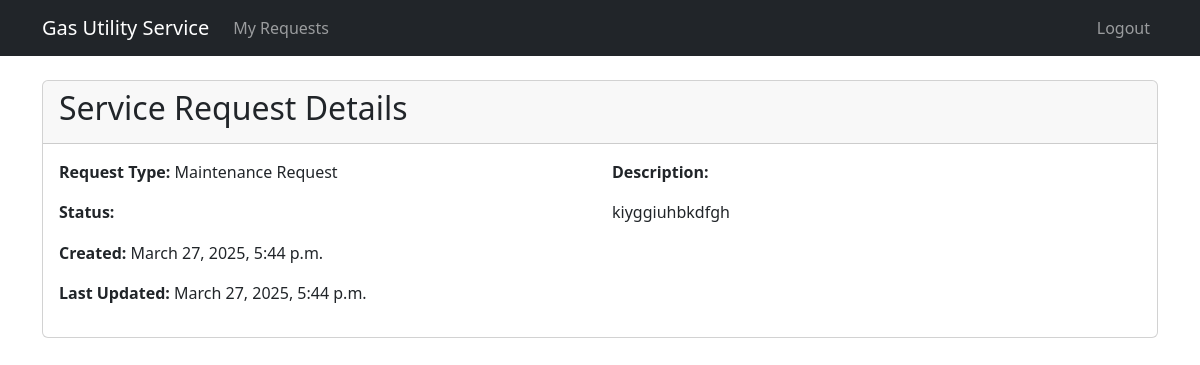
Screenshot of /requests/3/ (signed in) with the database file from the repository.
### service_requests/models.py (models this page shows, shortened)
class ServiceRequest(models.Model):
    STATUS_CHOICES = [
        ('PENDING', 'Pending'),
        ('IN_PROGRESS', 'In Progress'),
        ('RESOLVED', 'Resolved'),
        ('CLOSED', 'Closed')
    ]
    customer = models.ForeignKey(settings.AUTH_USER_MODEL, on_delete=models.CASCADE)
    request_type = models.ForeignKey(ServiceRequestType, on_delete=models.PROTECT)
    description = models.TextField()
    status = models.CharField(max_length=20, choices=STATUS_CHOICES, default='PENDING')
    created_at = models.DateTimeField(auto_now_add=True)
    updated_at = models.DateTimeField(auto_now=True)
    resolved_at = models.DateTimeField(null=True, blank=True)
    attachment = models.FileField(upload_to='service_requests/', null=True, blank=True)

class ServiceRequestType(models.Model):
    name = models.CharField(max_length=100)
    description = models.TextField(blank=True)

### service_requests/views.py (the view)
# urls.py: path('<int:pk>/', views.request_detail, name='request_detail'),
@login_required
def request_detail(request, pk):
    request_obj = get_object_or_404(ServiceRequest, pk=pk, customer=request.user)
    return render(request, 'service_requests/request_detail.html', {'request': request_obj})

### service_requests/templates/service_requests/request_detail.html (shortened to what this page needs)
{% extends 'base.html' %}
{% block content %}
<div class="card">
    <div class="card-header">
        <h2>Service Request Details</h2>
    </div>
    <div class="card-body">
        <div class="row">
            <div class="col-md-6">
                <p><strong>Request Type:</strong> {{ request.request_type.name }}</p>
                <p><strong>Status:</strong> <span class="badge bg-{{ request.status|lower }}">{{ request.get_status_display }}</span></p>
                <p><strong>Created:</strong> {{ request.created_at|date:"F j, Y, P" }}</p>
                <p><strong>Last Updated:</strong> {{ request.updated_at|date:"F j, Y, P" }}</p>
            </div>
            <div class="col-md-6">
                <p><strong>Description:</strong></p>
                <p>{{ request.description }}</p>
            </div>
        </div>
    </div>
</div>
{% endblock %}

### rows the page displays
ServiceRequest: request_type.name "Maintenance Request", created_at "March 27, 2025, 5:44 p.m.", updated_at "March 27, 2025, 5:44 p.m.", description "kiyggiuhbkdfgh"
